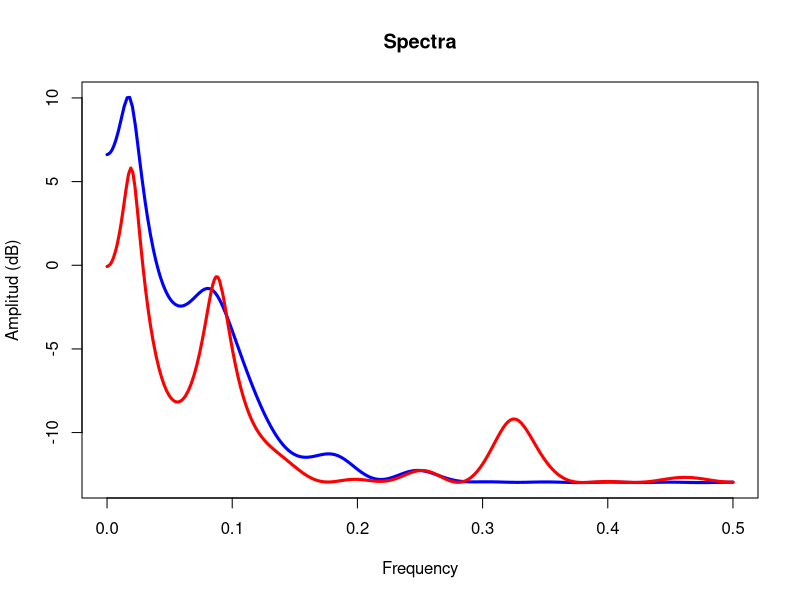

R code for this plot:
library(grDevices)
spectra <- read.csv("spectra.csv")
#head(spectra)
spectra$Frequency <- as.numeric(sub(",", ".",  sub(".", "", spectra$Frequency, fixed = TRUE), fixed = TRUE))
spectra$dB.Spec. <- as.numeric(sub(",", ".",  sub(".", "", spectra$dB.Spec., fixed = TRUE), fixed = TRUE))
spectra$Frequency.1 <- as.numeric(sub(",", ".",  sub(".", "", spectra$Frequency.1, fixed = TRUE), fixed = TRUE))
spectra$dB.Spec..1 <- as.numeric(sub(",", ".",  sub(".", "", spectra$dB.Spec..1, fixed = TRUE), fixed = TRUE))
pdf('spectra_obs_vs_fitted.pdf', height = 7 , width = 5, bg = "white")
plot(spectra$Frequency, spectra$dB.Spec., col="blue", type="l", lwd=3,
     xlab = "Frequency", ylab = "Amplitud (dB)", main = "Spectra")
lines(spectra$Frequency.1, spectra$dB.Spec..1, col="red", type="l", lwd=3,
     xlab = "Frequency", ylab = "Amplitud (dB)")
#pdf(filename = "spectra_obs_vs_fitted.pdf", height = 295, width = 300, bg = "white")
#dev.off()